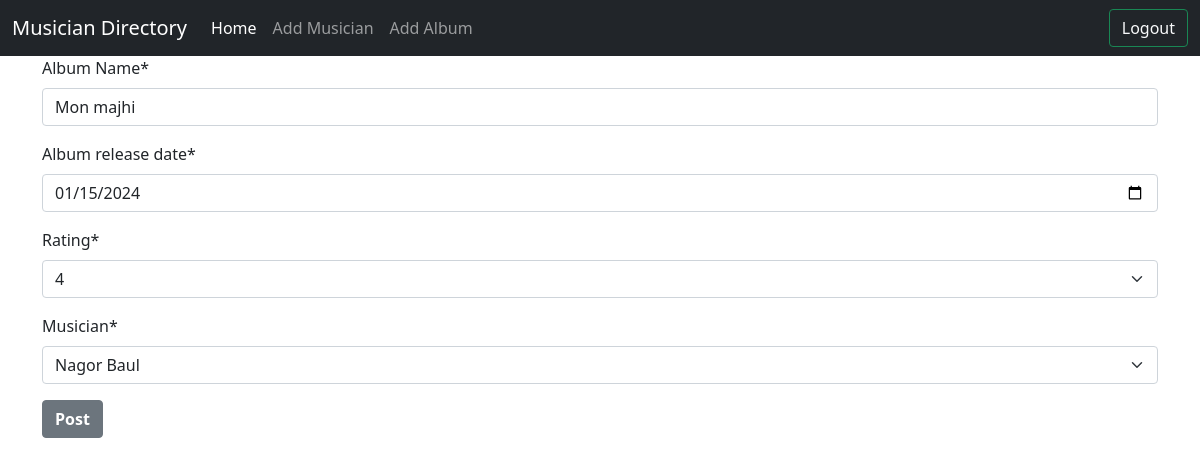
The app's page /album/edit/8 (signed in) with its own data.
### album/models.py (models this page shows, shortened)
class MyAlbum(models.Model):
    Album_Name = models.CharField(max_length=50)
    Album_release_date = models.DateTimeField()
    RATING_CHOICE = (
        ('One', '1'),
        ('Two', '2'),
        ('Three', '3'),
        ('Four', '4'),
        ('Five', '5'),
    )
    Rating = models.CharField(max_length=10, choices=RATING_CHOICE)
    music = models.ForeignKey(
        Musicians, on_delete=models.CASCADE, verbose_name='Musician')

### album/views.py (the view)
# urls.py: path('edit/<int:id>', views.editAlbum, name='edit'),
def editAlbum(request, id):
    if request.user.is_authenticated:
        edit_album = models.MyAlbum.objects.get(pk=id)
        album = albumForm(instance=edit_album)
        if request.method == 'POST':
            album = albumForm(request.POST, instance=edit_album)
            if album.is_valid():
                album.save()
                return redirect('homepage')
        return render(request, 'album.html', {'form': album})
    else:
        return redirect('login')

### album/forms.py
class albumForm(forms.ModelForm):
    class Meta:
        model = MyAlbum
        fields = '__all__'
        widgets = {
            'Album_release_date': forms.DateInput(attrs={'type': 'date'}),
        }

### musician/models.py (called while the page is built)
    def __str__(self):
        return self.First_Name

### album/templates/album.html (shortened to what this page needs)
{% extends 'base.html' %}
{% block content %}
{% load crispy_forms_tags %}
<form action=""
    method="post">
    {{form | crispy}}
    <button type="submit"
        class="btn btn-secondary fw-bold">Post</button>
</form>
{% endblock %}

### records on screen
MyAlbum: Album_Name "Mon majhi", Album_release_date "01/15/2024", Rating "4", music "Nagor Baul"
